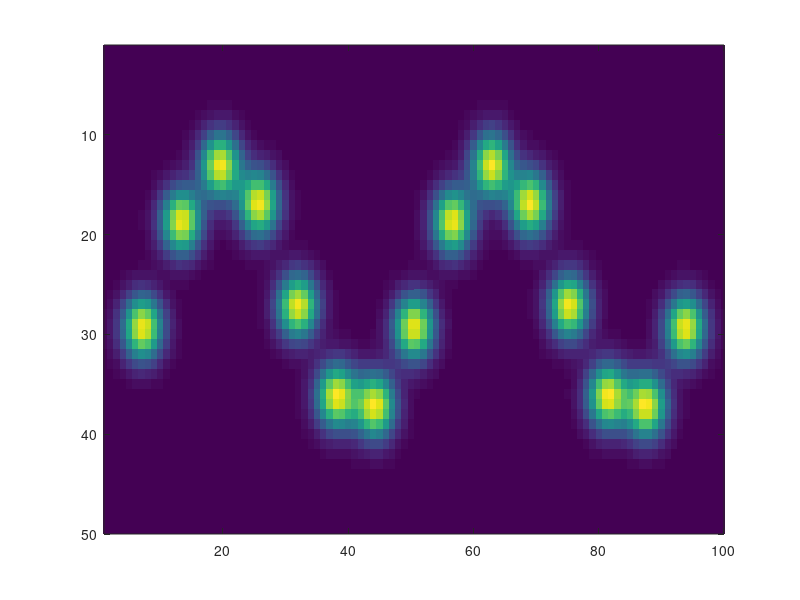

The MATLAB source for this figure: (Note: this script raises an error after producing the figure.)
%%% Script for creating synthetic, 2D mixture-of-Gaussians data

%% Parameters 

% File to write to
OUT_FPATH = '/Users/cmcgrory/paninski_lab/worm/data/gmm_data_2d.mat';

% Image size 
IMG_SIZE = [100, 50];

% Image size limits
IMG_XLIM = [1, 100];
IMG_YLIM = [1, 50];

% Number of samples
T = 50;

% Sample rate (Hz)
SMP_RATE = 10;

% Number of mixture components
K = 15;

% Number of 'cycles' spanning worm
N_CYCLES = 2;

% Frequency of worm movement (Hz)
FREQ = 0.5;

% Amplitude of worm movement (image units)
AMP = 12.5;

% Scale of isotropic covariance matrix for GMM
COV_SCL = 5.0;

% Flag for whether or not to add noise
ADD_NOISE = false;

% Noise level (stddev of Gaussian noise)
NOISE_STD = 1e-4;


%% Create time series of mean positions

% X-values of means are equally spaced; don't change in time
means_x = linspace(IMG_XLIM(1), IMG_XLIM(2), K + 2);
means_x = means_x(2:K+1);
means_x = repmat(means_x, [T, 1]);

% Y-values of means oscillate in time
phases = linspace(0, N_CYCLES * 2 * pi, K);
offset = IMG_YLIM(1) + (IMG_YLIM(2) - IMG_YLIM(1)) / 2;
rads = (2 * pi * FREQ / SMP_RATE) * (0:(T-1));
means_y = offset + AMP * sin(rads' + phases);

%% Plot motion of means in real-time
% 
% for t = 1:T
%     
%     scatter(means_x(t, :), means_y(t, :));
%     xlim(IMG_XLIM);
%     ylim(IMG_YLIM);
%     
%     pause(1 / SMP_RATE);
%     
% end

%% Create series of GMM densities using mean poositions

% Covariance matrix is isotropic, with scale determined by parameter
sigma = COV_SCL * eye(2);

% Create grid for evaluating densities on
xs = linspace(IMG_XLIM(1), IMG_XLIM(2), IMG_SIZE(1));
ys = linspace(IMG_YLIM(1), IMG_YLIM(2), IMG_SIZE(2));
[yg, xg] = meshgrid(ys, xs);
grid = [xg(:), yg(:)];

data = zeros(IMG_SIZE(1), IMG_SIZE(2), T);
for t = 1:T
    
    % Collect means for time t into vector
    mu = [means_x(t, :)', means_y(t, :)'];
    
    % Create GM distribution with equal mixing proportions
    gm = gmdistribution(mu, sigma);
    
    pdf_vals = pdf(gm, grid);
    data(:, :, t) = reshape(pdf_vals, IMG_SIZE);
end

%% If flag is set, add noise to data

if ADD_NOISE 
    for t = 1:T
        
        % Add Gaussian noise to image
        img_nn = data(:, :, t) + NOISE_STD * randn(IMG_SIZE);
        
        % Set all negative pixel values to zero (data must be non-negative)
        img_nn(img_nn < 0) = 0;
        
        % Normalize image to make it valid distribution
        data(:, :, t) = img_nn ./ sum(img_nn(:));
    end
end
   
%% Plot dataset

for t = 1:T
    
    imagesc(data(:, :, t)');
    xlim(IMG_XLIM);
    ylim(IMG_YLIM);
    
    pause(1 / SMP_RATE);
    
end

%% Write data to file

save(OUT_FPATH, 'means_x', 'means_y', 'data');